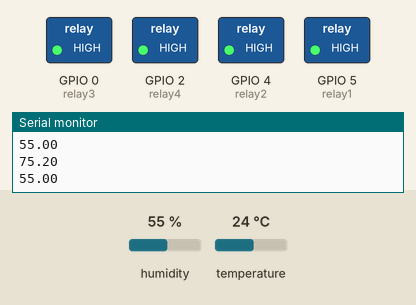
Bench run of a sketch on a simulated ESP8266 (NodeMCU). Shown: switched loads named in the sketch (green lamp = pin HIGH), the last lines printed to the serial monitor. Inputs (shaded band) come from the test bench; at power-on: humidity 55 %, temperature 24 °C. WiFi joins after 1.5 s; servers stay silent unless stated.

Above: at 2.7 s.
2.8 s: humidity set to 88 %
4.7 s: humidity set to 91 %
At 5.9 s:
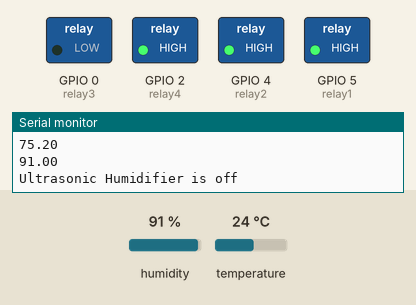
7.0 s: temperature set to 28 °C
8.7 s: temperature set to 29.7 °C
At 10.7 s:
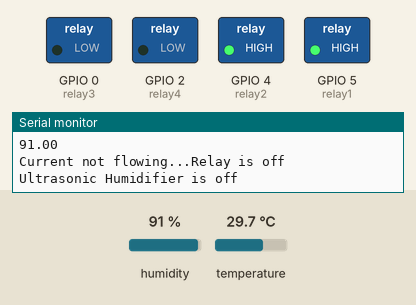
11.0 s: humidity set to 22 %
At 12.7 s:
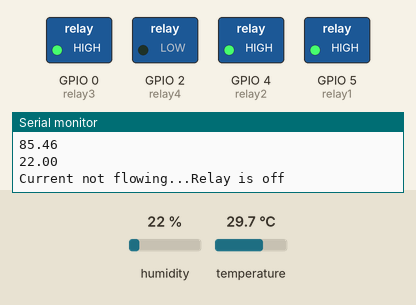
13.0 s: temperature set to 12 °C
At 14.9 s:
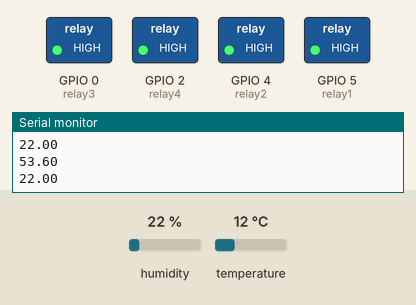
Timing chart, 0 to 16.0 s (numbered marks = the images above; inputs shaded):
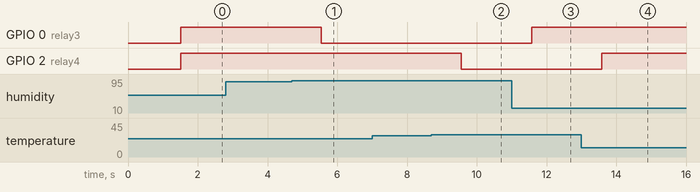

Measured:
- the behaviour switches between 89 and 90 % on humidity (found by bisection; images 0 and 1)
- the behaviour switches between 28.8 and 28.9 °C on temperature (found by bisection; images 1 and 2)
- after the input at 4.7 s, GPIO 0 (relay3): HIGH → LOW after 0.84 s
- after the input at 8.7 s, GPIO 2 (relay4): HIGH → LOW after 0.86 s
- after the input at 11.0 s, GPIO 0 (relay3): LOW → HIGH after 0.57 s
- after the input at 13.0 s, GPIO 2 (relay4): LOW → HIGH after 0.59 s

The sketch:

Temperature_sensing_start.ino
```cpp
const int refresh=10; //10seconds

/* Dht settings */

/*
GPIO PIN REFERENCE
 D0   = 16;
 D1   = 5;
 D2   = 4;
 D3   = 0;
 D4   = 2;
 D5   = 14;
 D6   = 12;
 D7   = 13;
 D8   = 15;
 D9   = 3;
 D10  = 1;
*/

/* Dht settings */

#include "DHT.h"
#define DHTPIN 14 /*Pin GPIO 14 (D5) connected to sensor*/
#define DHTTYPE DHT22  /*Specific sensor being used */

DHT dht(DHTPIN, DHTTYPE);
//end of DHT Code

float tValue;
float hValue;

//define relay controls
/*
#define HRELAYPIN 14 //Pin connected to ultrasonic humidifier relay (D1)
#define TEMPRELAYPIN 4 /*Pin connected to temperature mat relay (D2)*/

const int relay1 = 5;
const int relay2 = 4;
const int relay3 = 0;
const int relay4 = 2;


#include <ESP8266WiFi.h>
#include <WiFiClient.h>
#include <ESP8266WebServer.h>
#include <ESP8266mDNS.h>

#ifndef STASSID
#define STASSID "Lamoureux" /* THIS IS WHERE CHANGES NEED TO BE MADE WHEN CHANGING THE NETWORK CONNECTED TO Wifi SSID*/
#define STAPSK "@Lillypad01" /*WiFi password*/
#endif

const char* ssid = STASSID;
const char* password = STAPSK;

ESP8266WebServer server(80); /*http port uses port 80*/

void sendTemp() {

 String page = "<!DOCTYPE html>\n\n"; /*\n\n = 2 new lines*/
  page +="  <meta http-equiv='refresh' content='"; /* += is progressively building the page */
  page += String(refresh); /* How often temperature is read */
  page +="'/>\n"; /* new line */
  page +="<html>\n"; /* open html page */
  page +="<body>\n"; /*open html body */
  page +="<p style=\"font-size:50px;\">Temperature<br/>\n"; /*define font size for "temperature" readout */
  page +="<p style=\"color:purple; font-size:50px;\">"; /*define font for temperature value readout */
  page += String(tValue, 2); /* temperature value readout*/
  page +="<p style=\"font-size:50px;\">Humidity<br/>\n";
  page +="<p style=\"color:blue; font-size:50px;\">";
  page += String(hValue, 2);
  page +="</p>\n"; /*close paragraph*/
  page +="</body>\n"; /*close body*/
  page +="</html>\n"; /*close html page*/
 server.send(200, "text/html",page); /*Send page to server, 200 means its okay, browser will read text/html, including the page definition */

}

/*
void handleNotFound () {
  String message = "File not Found\n\n";
  message += "URI: ";
  message += server.uri();
  message += "\nMethod: ";
  message += (server.method() == HTTP_GET) ? "GET" : "POST";
  message += "\nArguments: ";
  message += server.args();
  message += "\n";
  for (uint8_t i = 0; i < server.args(); i++) {
    message += " " + server.argName(i) + ": " + server.arg(i);
  }
  server.send(404, "text/plain", message);
/*if something goes wrong with web-page this will be printed */

void setup() {

  dht.begin(); /*initialize dht sensing*/
  Serial.begin(115200); /*serial handles 115200 watts/second */
  WiFi.mode(WIFI_STA); /*WiFi station is defined mode */
  WiFi.begin(ssid, password); /*Pass SSID & Password so that the wifi connection can begin */
  Serial.println(""); /*Prints a new line */

  /*while the wifi status is not equal to connected ... printed every 500 miliseconds thorugh serial communication */
  while (WiFi.status() != WL_CONNECTED) {
    delay(500);
    Serial.print(".");
  } /*when WiFi is connected */
  Serial.println("");
  Serial.print("Connected to ");
  Serial.println(ssid);
  Serial.print("IP address: ");
  Serial.println(WiFi.localIP());

  if(MDNS.begin("DHTBegins")) { /*Multicast DNS begins */
    Serial.println("MDNS responder started");
  }

  server.on("/", sendTemp); /*Goes to root of server and runs sendTemp page content */

  server.on("/inline", []() {
    server.send(200, "text/plain", "this works as well");
  });

 /* server.onNotFound(handleNotFound); */

  server.begin();
  Serial.println("HTTP server started");

pinMode(relay1, OUTPUT);
pinMode(relay2, OUTPUT);
pinMode(relay3, OUTPUT);
pinMode(relay4, OUTPUT);

digitalWrite(relay1, HIGH);
digitalWrite(relay2, HIGH);
digitalWrite(relay3, LOW);
digitalWrite(relay4, HIGH);

}


void loop() {
  server.handleClient();
  MDNS.update();
  float c = dht.readTemperature(); /* reads temperature as Celsius, stores as float value c */
  float h = dht.readHumidity(true); /* reads humidity, stores as float value h */
  float f = dht.readTemperature(true); /* reads temperature as Farhenheight, stores as float value f */
    Serial.println(f);
    Serial.println(h);
  tValue = f;
  hValue = h;

//Control Temperature

 if (f >= 84) {
  digitalWrite(relay4, LOW);
  Serial.println("Current not flowing...Relay is off");
 } else {
    digitalWrite(relay4, HIGH);
 }

 //Control humidity portion of loop

 if(h >= 90) {
  digitalWrite(relay3, LOW);
  Serial.println("Ultrasonic Humidifier is off");
 }else {
  digitalWrite(relay3, HIGH);
 }

 delay(1000);
}
```
